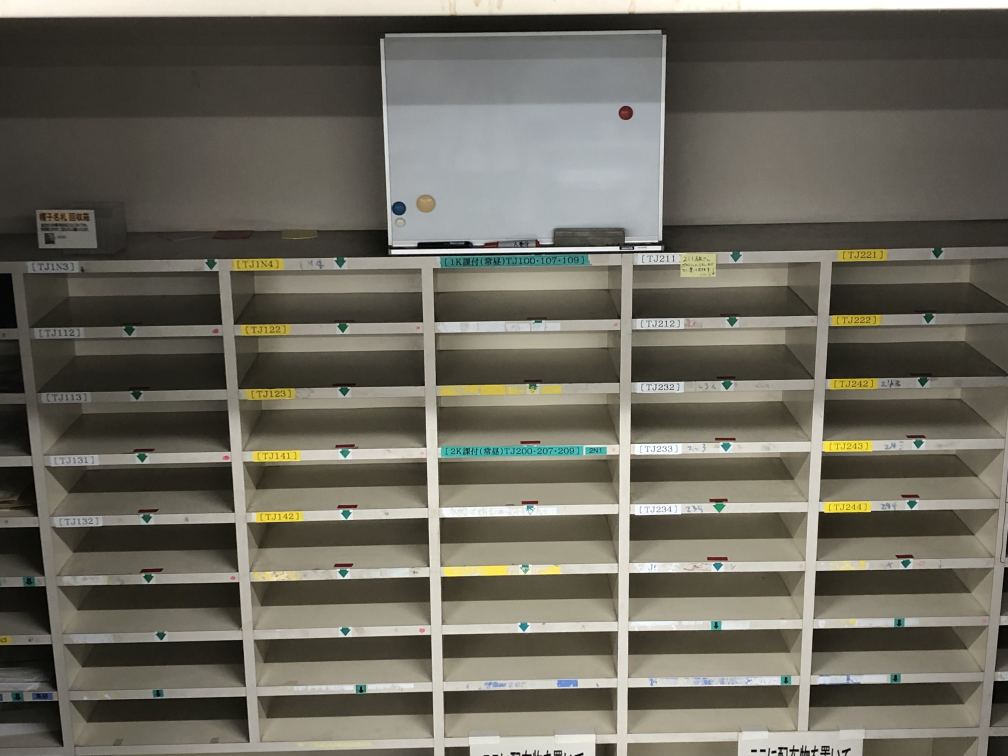
#> input picture images/IMG_4493.jpeg, 4032 x 3024 px (shown at 1/4 size); its folder holds 4 pictures in this run
$ jupyter execute --allow-errors image_synthe.ipynb   (shell and % lines are left out)   (text cells are left out)
#> lines starting #> are read from the running program, lines starting #| are printed output that depends on the picture; pictures that were not available may be replaced by others from this repository, and a replacement may not be noted
[cell 1]
import cv2
import numpy as np
import matplotlib.pyplot as plt

[cell 2]
def render(imagesrcpath:str):
#画像Aを読み込む

#> called with imagesrcpath = 'images/IMG_4493.jpeg'
    img_a = cv2.resize(cv2.imread(imagesrcpath),dsize=(500,500))
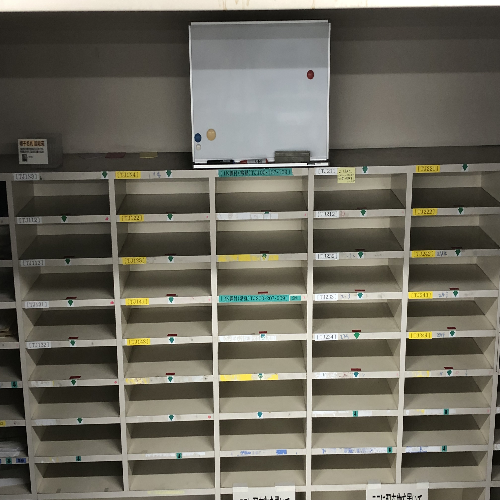
#> img_a: shape (500, 500, 3); mean B, G, R 93.5, 104.7, 107.8
    img_b = cv2.resize(cv2.imread('b.jpeg'),dsize=(500,500))
    blend=cv2.addWeighted(img_a,0.8,img_b,0.2,0)
    blendsrc = cv2.cvtColor(blend, cv2.COLOR_BGR2RGB)


    # cv2.imshow("image",blendsrc)
    # # キー入力待ち(ここで画像が表示される)
    # cv2.waitKey()

    img_c = cv2.resize(cv2.imread('c.png', cv2.IMREAD_UNCHANGED),dsize=(500,500))
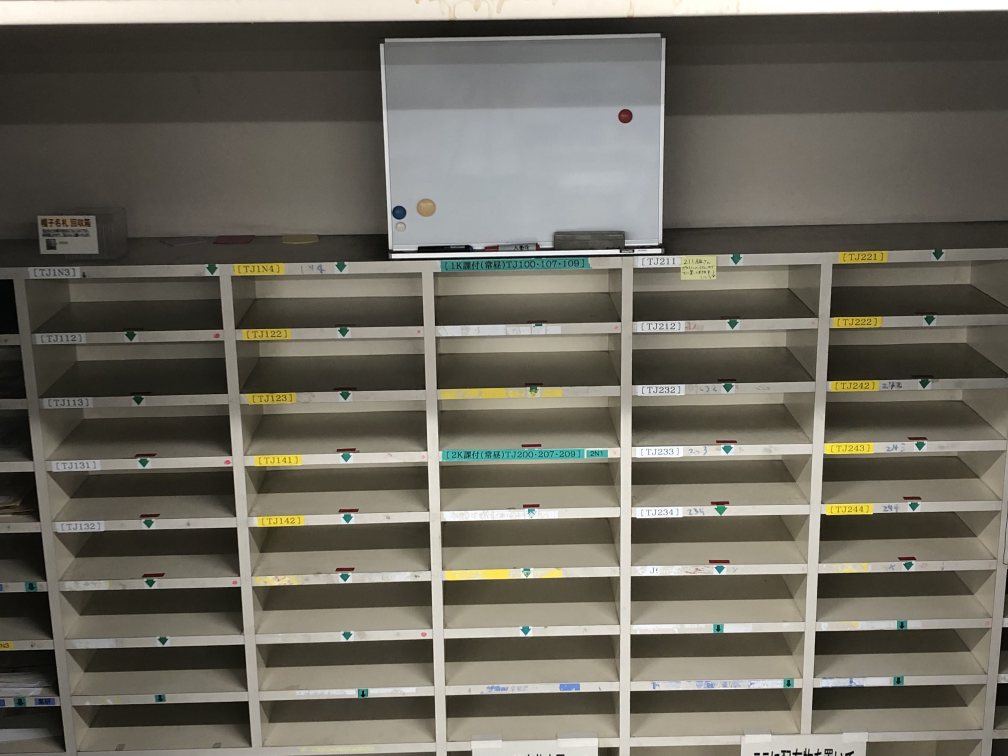
#> input picture images/IMG_4494.jpeg, 4032 x 3024 px, given in place of c.png, which was not available (shown at 1/4 size)
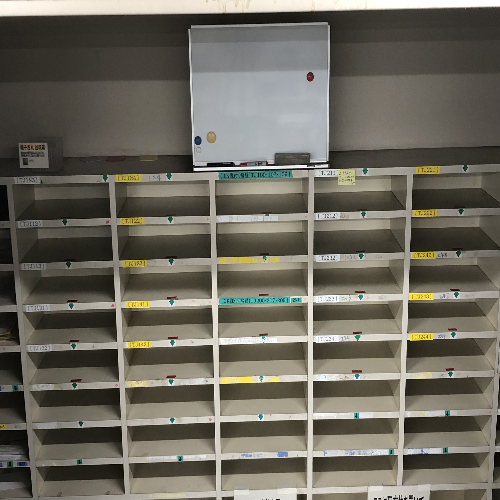
#> img_c: shape (500, 500, 3); mean B, G, R 94.2, 105, 108.6

    width, height = img_c.shape[:2]
#> width = 500; height = 500


    mask = img_c[:,:,3]  # アルファチャンネルだけ抜き出す。
    mask = cv2.cvtColor(mask, cv2.COLOR_GRAY2BGR)  # 3色分に増やす。
    mask = mask / 255  # 0-255だと使い勝手が悪いので、0.0-1.0に変更。後で透過率をかけるのに使う


    img_c = img_c[:,:,:3]  # アルファチャンネルは取り出したため、廃棄


    # blendsrc[0:height:, 0:width] *= 1 - mask  # 透過率に応じて元の画像を暗くする。
    blendsrc[0:height:, 0:width] = np.multiply(blendsrc[0:height:, 0:width], 1-mask, out=blendsrc[0:height:, 0:width], casting='unsafe')
    # blendsrc[0:height:, 0:width] += img_c * mask  # 貼り付ける方の画像に透過率をかけて加算。
    blendsrc[0:height:, 0:width] = np.add(blendsrc[0:height:, 0:width], img_c * mask, out=blendsrc[0:height:, 0:width], casting='unsafe')

    # cv2.imshow("image",blendsrc)
    # # キー入力待ち(ここで画像が表示される)
    # cv2.waitKey()
    destpath = imagesrcpath.replace('images','rendered')
    cv2.imwrite(destpath+'_rendered.png', blendsrc)
